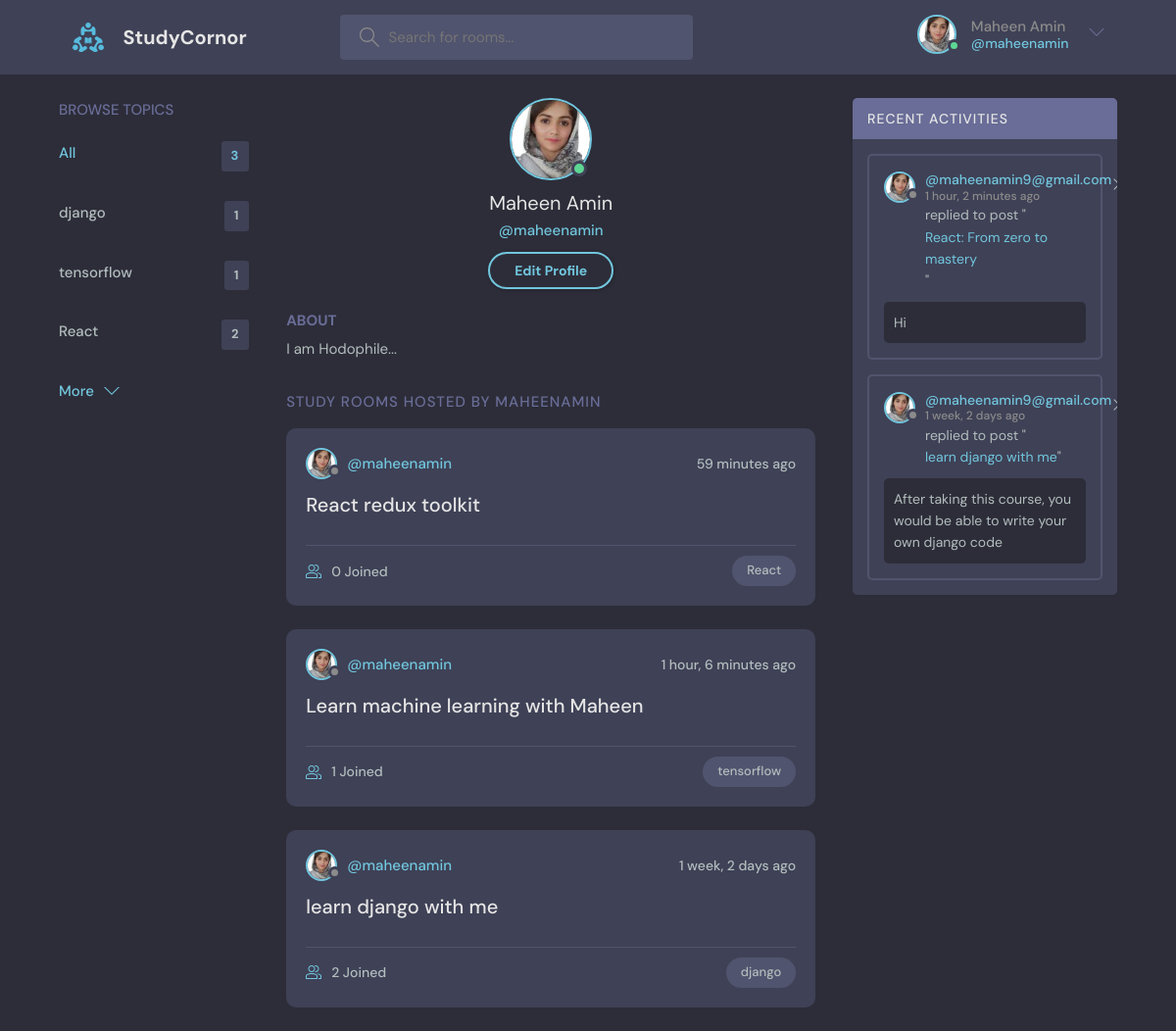
The page /profile/1/ (signed in) on the database its author committed.
### base/models.py (models this page shows, shortened)
class User(AbstractUser):
    name = models.CharField(max_length=200, null=True)
    email = models.EmailField(unique=True)
    bio = models.TextField(null=True)
    avatar = models.ImageField(null=True, default='avatar.svg')
    USERNAME_FIELD = 'email'
    REQUIRED_FIELDS = []

class Topic(models.Model):
    name = models.CharField(max_length=200)

class Room(models.Model):
    host = models.ForeignKey(User, on_delete=models.SET_NULL, null=True)
    topic = models.ForeignKey(Topic, on_delete=models.SET_NULL, null=True)
    name = models.CharField(max_length=200)
    description = models.TextField(null=True, blank=True)
    participants = models.ManyToManyField(User, related_name='participants', blank=True)
    updated  = models.DateTimeField(auto_now=True)
    created = models.DateTimeField(auto_now_add=True)
    class Meta:
        ordering = ["-updated", "-created"]
    def __str__(self):
        return self.name

class Message(models.Model):
    user = models.ForeignKey(User, on_delete=models.CASCADE)
    room = models.ForeignKey(Room, on_delete=models.CASCADE)
    body = models.TextField()
    updated = models.DateTimeField(auto_now=True)
    created = models.DateTimeField(auto_now_add=True)
    class Meta:
        ordering = ["-updated", "-created"]

### base/views.py (the view)
# urls.py: path('profile/<int:pk>/', views.userProfile, name="userProfile"),
@login_required(login_url='signIn')
def userProfile(request, pk):
    user = User.objects.get(id=pk)
    topics = Topic.objects.all()
    rooms = user.room_set.all()
    roomMessages = user.message_set.all()
    context = {'user': user, 'topics': topics, 'rooms': rooms, 'roomMessages': roomMessages}
    return render(request, "base/profile.html", context)

### base/templates/base/profile.html
{% extends 'base.html' %}
{% block content %}
<main class="profile-page layout layout--3">
  <div class="container">
    {% include 'base/topicsComponent.html' %}
    <div class="roomList">
      <div class="profile">
        <div class="profile__avatar">
          <div class="avatar avatar--large active">
            <img src={{ user.avatar.url }} />
          </div>
        </div>
        <div class="profile__info">
          <h3>{{ user.name }}</h3>
          <p>@{{ user.username }}</p>
          {% if request.user == user %}
          <a href={% url 'updateUser' %} class="btn btn--main btn--pill">Edit Profile</a>
          {% endif %}
        </div>
        <div class="profile__about">
          <h3>About</h3>
          <p>{{ user.bio }}</p>
        </div>
      </div>
      <div class="roomList__header">
        <div>
          <h2>Study Rooms Hosted by {{ user.username }}</a>
          </h2>
        </div>
      </div>
      {% include 'base/feedComponent.html' %}
    </div>
    {% include 'base/activityComponent.html' %}
  </div>
</main>
{% endblock content %}

### templates/base.html (shortened to what this page needs)
<!DOCTYPE html>
{% load static %}
<html lang="en">
  <head>
    <link rel="stylesheet" href="{% static 'styles/style.css' %}" />
  </head>
  <body>
    {% include 'navbar.html' %}
    {% block content %}{% endblock content %}
  </body>
</html>

### templates/navbar.html (shortened to what this page needs)
{% load static %}
<header class="header header--loggedIn">
    <div class="container">
      <a href={% url 'home' %} class="header__logo">
        <img src={% static 'images/logo.svg' %} />
        <h1>StudyCornor</h1>
      </a>
      <form class="header__search" action={% url 'home' %}>
        <label>
          <input name="q" placeholder="Search for rooms..." />
        </label>
      <nav class="header__menu">
        {% if request.user.is_authenticated %}
        <div class="header__user">
          <a href={% url 'updateUser' %}>
            <div class="avatar avatar--medium active">
              <img src={{ request.user.avatar.url }}/>
            </div>
            <p>{{ request.user.name }} <span>@{{ request.user.username }}</span></p>
          <button class="dropdown-button">
            <svg version="1.1" xmlns="http://www.w3.org/2000/svg" width="32" height="32" viewBox="0 0 32 32">
              <title>chevron-down</title>
              <path d="M16 21l-13-13h-3l16 16 16-16h-3l-13 13z"></path>
            </svg>
          </button>
        </div>
        {% else %}
        <a href={% url 'signIn' %}>
          <img src={% static 'images/avatar.svg' %} />
          <p>Login</p>
        </a>
        {% endif %}
      </nav>
    </div>
</header>

### base/templates/base/topicsComponent.html (shortened to what this page needs)
<div class="topics">
    <div class="topics__header">
      <h2>Browse Topics</h2>
    </div>
    <ul class="topics__list">
      <li>
        <a href={% url 'home' %} class="active">All<span>{{ topics.count }}</span></a>
      </li>
      {% for topic in topics %}
      <li>
        <a href="{% url 'home' %}?q={{ topic.name }}">{{ topic.name }}<span>{{ topic.room_set.all.count }}</span></a>
      </li>
      {% endfor %}
    </ul>
    <a class="btn btn--link" href={% url 'topics' %}>
      More
      <svg version="1.1" xmlns="http://www.w3.org/2000/svg" width="32" height="32" viewBox="0 0 32 32">
        <title>chevron-down</title>
        <path d="M16 21l-13-13h-3l16 16 16-16h-3l-13 13z"></path>
      </svg>
</div>

### base/templates/base/feedComponent.html (shortened to what this page needs)
{% for room in rooms %}
<div class="roomListRoom">
    <div class="roomListRoom__header">
      <a href={% url 'userProfile' room.host.id %} class="roomListRoom__author">
        <div class="avatar avatar--small">
          <img src={{ room.host.avatar.url }} />
        </div>
        <span>@{{ room.host.username }}</span>
      </a>
      <div class="roomListRoom__actions">
        <span>{{ room.created|timesince }} ago</span>
      </div>
    </div>
    <div class="roomListRoom__content">
      <a href={% url 'room' room.id %}>{{ room.name }}</a>
    </div>
    <div class="roomListRoom__meta">
      <a href={% url 'room' room.id %} class="roomListRoom__joined">
        {{ room.participants.all.count }} Joined
      </a>
      <p class="roomListRoom__topic">{{ room.topic.name }}</p>
    </div>
</div>
{% endfor %}

### base/templates/base/activityComponent.html (shortened to what this page needs)
<div class="activities">
    <div class="activities__header">
      <h2>Recent Activities</h2>
    </div>
    {% for message in roomMessages %}
    <div class="activities__box">
      <div class="activities__boxHeader roomListRoom__header">
        <a href={% url 'userProfile' message.user.id %} class="roomListRoom__author">
          <div class="avatar avatar--small">
            <img src={{ message.user.avatar.url }} />
          </div>
          <p>
            @{{ message.user }}
            <span>{{ message.created|timesince }} ago</span>
          </p>
        </a>
        {% if request.user == message.user %}
        <div class="roomListRoom__actions">
          <a href={% url 'deleteMessage' message.id %}>
            <svg version="1.1" xmlns="http://www.w3.org/2000/svg" width="32" height="32" viewBox="0 0 32 32">
              <title>remove</title>
              <path
                d="M27.314 6.019l-1.333-1.333-9.98 9.981-9.981-9.981-1.333 1.333 9.981 9.981-9.981 9.98 1.333 1.333 9.981-9.98 9.98 9.98 1.333-1.333-9.98-9.98 9.98-9.981z"
              ></path>
            </svg>
        </div>
        {% endif %}
      </div>
      <div class="activities__boxContent">
        <p>replied to post "<a href={% url 'room' message.room.id %}>{{ message.room }}</a>"</p>
        <div class="activities__boxRoomContent">
          {{ message.body }}
        </div>
      </div>
    </div>
    {% endfor %}
</div>

### rows shown on the page
User: user.avatar (picture), user.name "Maheen Amin", user.username "maheenamin", avatar (picture), name "Maheen Amin", username "maheenamin", bio "I am Hodophile...", username "MAHEENAMIN"
Topic: name "django", room_set.all.count "1"
Topic: name "tensorflow", room_set.all.count "1"
Topic: name "React", room_set.all.count "2"
Room: host.avatar (picture), host.username "maheenamin", created "59 minutes", name "React redux toolkit", participants.all.count "0", topic.name "React"
Room: host.avatar (picture), host.username "maheenamin", created "1 hour, 6 minutes", name "Learn machine learning with Maheen", participants.all.count "1", topic.name "tensorflow"
Room: host.avatar (picture), host.username "maheenamin", created "1 week, 2 days", name "learn django with me", participants.all.count "2", topic.name "django"
Message: user.avatar (picture), user "maheenamin9@gmail.com", created "1 hour, 2 minutes", room "React: From zero to mastery", body "Hi"
Message: user.avatar (picture), user "maheenamin9@gmail.com", created "1 week, 2 days", room "learn django with me", body "After taking this course, you would be able to write your own django code"

### other values the page prints
{{ topics.count }} "3"
